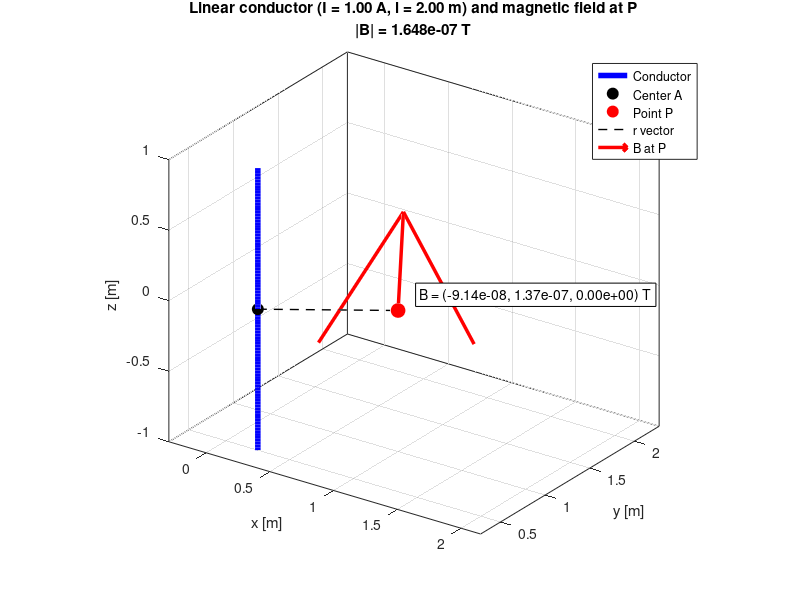

MATLAB code to generate this figure:
%% Magnetic Field of a Finite Linear Conductor using Biot-Savart Law
% This script models a straight conductor carrying current I and computes
% the magnetic field at a point P using the Biot-Savart law.
%
% Biot-Savart law for a finite straight wire:
%   B = (mu0*I/(4*pi)) * (sin(theta2) - sin(theta1)) / r_perp  (magnitude)
% Vector form is computed by numerical integration.

clear; clc; close all;

%% ---------------- User Parameters ----------------
I  = 1;              % Current [A] (positive => +z direction)
l  = 2;             % Length of conductor [m]

% Conductor location (its midpoint) at point A
Ax = 0.25;
Ay = 0.5;
Az = 0;
A  = [Ax, Ay, Az];

% Field evaluation point P
P  = [1, 1, 0];   % [Px, Py, Pz] in meters

mu0 = 4*pi*1e-7;        % Permeability of free space [H/m]

%% ---------------- Conductor Geometry ----------------
% Conductor is parallel to z-axis, centered at A with length l.
% Endpoints:
z1 = Az - l/2;
z2 = Az + l/2;

% Wire path (for plotting)
nWire = 100;
zw    = linspace(z1, z2, nWire);
xw    = Ax * ones(1, nWire);
yw    = Ay * ones(1, nWire);

%% ---------------- Biot-Savart Integration ----------------
% B(P) = (mu0*I/4*pi) * integral( dl x (r_hat) / |r|^2 )
% Here dl = dz * z_hat, and r = P - source_point

N = 5000;                       % Number of integration segments
z_seg = linspace(z1, z2, N);
dz    = (z2 - z1)/(N-1);

B = [0, 0, 0];                  % Initialize B vector

for k = 1:N
    % Source point on wire (single point at this step for midpoint rule)
    src = [Ax, Ay, z_seg(k)];
    
    % Vector from source to field point
    rvec = P - src;
    rmag = norm(rvec);
    
    if rmag < 1e-12
        error('Point P lies on the conductor; B is singular there.');
    end
    
    % dl vector (along +z) for this segment
    dl = [0, 0, dz];
    
    % Contribution: (dl x r_hat) / |r|^2
    dB = (mu0 * I / (4*pi)) * cross(dl, rvec) / rmag^3;
    
    B = B + dB;
end

% Display results
fprintf('Conductor centered at A = (%.3f, %.3f, %.3f), length = %.3f m\n', A, l);
fprintf('Current I = %.3f A (direction +z)\n', I);
fprintf('Field point P = (%.3f, %.3f, %.3f) m\n', P);
fprintf('\nMagnetic field B at P:\n');
fprintf('  Bx = %e T\n', B(1));
fprintf('  By = %e T\n', B(2));
fprintf('  Bz = %e T\n', B(3));
fprintf('  |B| = %e T\n', norm(B));

%% ---------------- Analytical Check (Infinite wire approximation) ----------------
% For a finite wire, magnitude along the perpendicular direction:
r_perp = sqrt((P(1)-Ax)^2 + (P(2)-Ay)^2);
if r_perp > 0
    % Angles from perpendicular foot to wire endpoints
    sin1 = (z1 - P(3)) / sqrt((z1 - P(3))^2 + r_perp^2);
    sin2 = (z2 - P(3)) / sqrt((z2 - P(3))^2 + r_perp^2);
    B_analytic = (mu0*I/(4*pi*r_perp)) * (sin2 - sin1);
    fprintf('\nAnalytical magnitude (finite wire): |B| = %e T\n', abs(B_analytic));
end

%% ---------------- 3D Visualization ----------------
figure('Color','w','Position',[100 100 900 700]);
hold on; grid on; axis equal; box on;

% Plot the conductor
plot3(xw, yw, zw, 'b-', 'LineWidth', 4);
plot3(Ax, Ay, Az, 'ko', 'MarkerFaceColor','k', 'MarkerSize', 8);

% Plot the field point P
plot3(P(1), P(2), P(3), 'ro', 'MarkerFaceColor','r', 'MarkerSize', 10);

% Draw a dashed line from conductor to P (to show displacement r)
[~, idxMid] = min(abs(z_seg - P(3)));
srcMid = [Ax, Ay, z_seg(idxMid)];
plot3([srcMid(1), P(1)], [srcMid(2), P(2)], [srcMid(3), P(3)], ...
      'k--', 'LineWidth', 1);

% Scale B vector for visualization
Bmag = norm(B);
if Bmag > 0
    scaleArrow = 1.5;    % Visual scaling (in data units)
    Bplot = B / Bmag * scaleArrow;
    quiver3(P(1), P(2), P(3), Bplot(1), Bplot(2), Bplot(3), ...
            0, 'r', 'LineWidth', 2.5, 'MaxHeadSize', 0.8);
end

% Labels and title
xlabel('x [m]'); ylabel('y [m]'); zlabel('z [m]');
title(sprintf(['Linear conductor (I = %.2f A, l = %.2f m) and ', ...
               'magnetic field at P\n|B| = %.3e T'], I, l, Bmag));
legend({'Conductor', 'Center A', 'Point P', 'r vector', 'B at P'}, ...
       'Location','northeast');

% Adjust view
view(35, 25);

% Text annotation with vector components
txt = sprintf('B = (%.2e, %.2e, %.2e) T', B(1), B(2), B(3));
text(P(1)+0.1, P(2)+0.1, P(3)+0.1, txt, 'FontSize', 10, ...
     'BackgroundColor','w', 'EdgeColor','k');

hold off;
